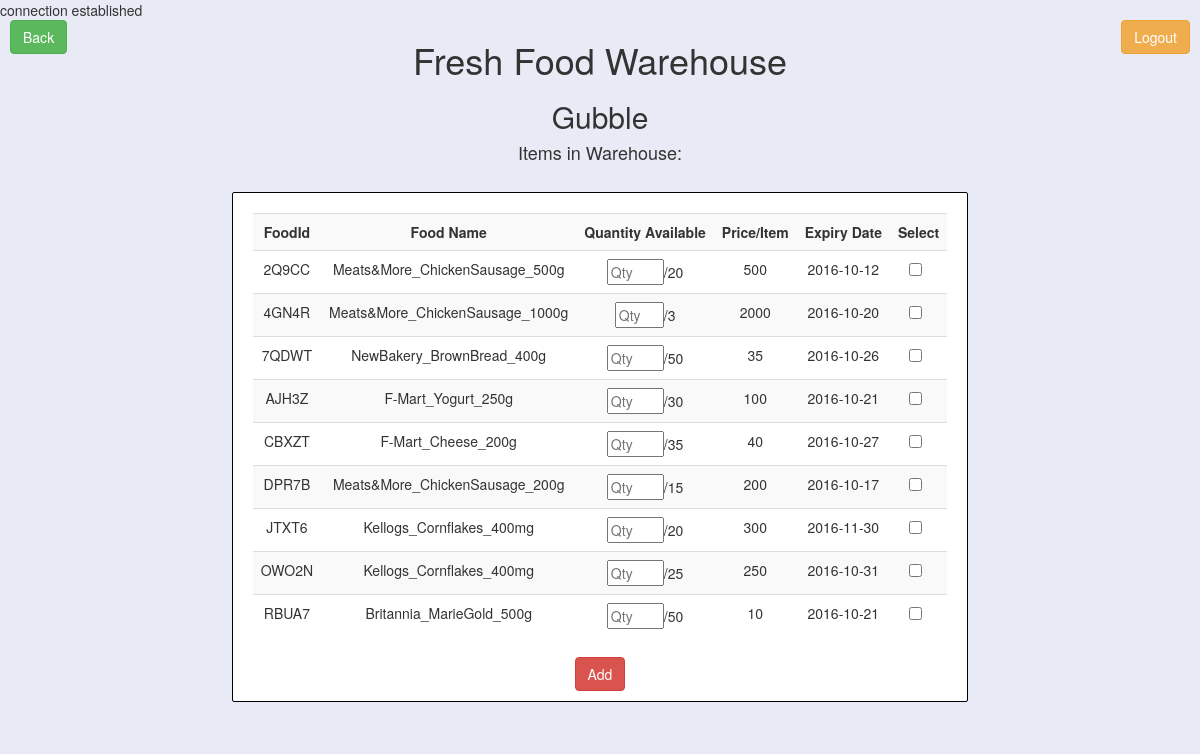
Screenshot of /neworder.php (signed in) with the database file from the repository.
### tables this page shows
CREATE TABLE `food` (
  `foodId` varchar(5) NOT NULL,
  `food_name` varchar(80) NOT NULL,
  `section` varchar(15) DEFAULT NULL,
  `s_id` int(11) NOT NULL,
  `addedon` date NOT NULL,
  `expiry_date` date NOT NULL,
  `qty` int(11) NOT NULL,
  `price` double NOT NULL,
  `sold` int(11) NOT NULL DEFAULT '0'
);

### neworder.php (the view, shortened to what this page needs)
<?php
require_once('connect.php');
if(isset($_SESSION['user_email']) && isset($_SESSION['s_id']))
{
   $store_name=$_SESSION['store_name'];
}
else
{
   $_SESSION['unlog']=1;
   header("Location:".get_base_url()."login.php");
   die();
}
?>
<html>
   <head>
      <link rel="stylesheet" type="text/css" href="bootstrap.min.css"/>
      <link rel="stylesheet" type="text/css" href="styles.css"/>
   </head>
   <body>
      <span class="rightFlex" id="log-out">
         <a href="logout.php" role="button" class="btn btn-warning">Logout</a>
      </span>
      <span class="leftFlex" id="go-back">
      <a href="welcomeb.php" role="button" class="btn btn-success">Back</a>
      </span>
      <h1 class="text-center">Fresh Food Warehouse</h1>
      <h2 class="text-center"><?php echo $store_name;?></h2>
      <h4 class="text-center">Items in Warehouse:</h4>
      <div class="centerFlex">
            <div class="container centerFlex">
               <form method="post" class="frm-wel" action="neworder.php">
                  <div>
                  </div>
               <div>
                  <?php
               $query="SELECT foodId,food_name,qty,price,expiry_date FROM food";
               $response=@mysqli_query($dbc,$query);
               $num_rows=mysqli_num_rows($response);
               if($num_rows>0){
                  echo '<table cellspacing="5" class="table table-striped centerFlex tble" cellpadding="10">
                  <tr><th class="text-center">FoodId</th>
                  <th class="text-center">Food Name</th>
                  <th class="text-center">Quantity Available</th>
                  <th class="text-center">Price/Item</th>
                  <th class="text-center">Expiry Date</th>
                  <th class="text-center">Select</th>
                  </tr>';
                  while($row=mysqli_fetch_array($response))
                  {
                     echo '<tr>
                     <td class="text-center">'.$row['foodId'].'</td>
                     <td class="text-center">'.$row['food_name'].'</td>
                     <td class="text-center">';
                     if($row['qty']>0)
                     {
                        echo '<input type="number" min="0" max="'.$row['qty'].'" name="qty_list['.$row['foodId'].'][]" placeholder="Qty">/'.$row['qty'];
                     }
                     else
                     {
                        echo '<input type="number" min="0" max="'.$row['qty'].'" name="qty_list['.$row['foodId'].'][]" placeholder="Qty" disabled>/'.$row['qty'];
                     }
                     echo '</td>
                     <td class="text-center">'.$row['price'].'</td>
                     <td class="text-center">'.$row['expiry_date'].'</td>
                     <td class="text-center">
                     <label class="checkbox-inline"><input type="checkbox" name="check_list['.$row['foodId'].']" value="'.$row['foodId'].'"></label>
                     </td>
                     </tr>';
                  }
                  echo '</table>';
               }
               else
               {
                  echo '<div class="text-center">No Items are being Sold!</div>';
               }
               ?>
            </div>
               <div class="text-center col-md-12">
                  <button type="submit" name="submit" class="btn btn-danger">Add</button>
               </div>
            </form>
            </div>
      </div>
   </body>
</html>

### styles.css (style rules this page uses)
body { box-sizing: border-box; background-color: #E8EAF6; }
.centerFlex { align-items: center; display: flex; justify-content: center; }
.rightFlex { align-items: right; display: flex; justify-content: right; }
.leftFlex { align-items: left; display: flex; justify-content: left; }
div { margin: 0px 50px 0px 50px; padding: 10px; }
div form div { margin: -10px auto -10px auto; }
.frm-wel { background-color: white; border: 1px solid black; border-radius: 2px; padding: 10px; color: black; }
.tble { font-size: 14px; background-color: white; padding-left: -25px; padding-right: -25px; }
#log-out { position: relative; }
#log-out a { position: absolute; top: 0px; right: 10px; }
#go-back { position: relative; }
#go-back a { position: absolute; top: 0px; left: 10px; }

### rows the page displays
food: foodId "2Q9CC", food_name "Meats&More_ChickenSausage_500g", qty "20", price "500", expiry_date "2016-10-12"
food: foodId "4GN4R", food_name "Meats&More_ChickenSausage_1000g", qty "3", price "2000", expiry_date "2016-10-20"
food: foodId "7QDWT", food_name "NewBakery_BrownBread_400g", qty "50", price "35", expiry_date "2016-10-26"
food: foodId "AJH3Z", food_name "F-Mart_Yogurt_250g", qty "30", price "100", expiry_date "2016-10-21"
food: foodId "CBXZT", food_name "F-Mart_Cheese_200g", qty "35", price "40", expiry_date "2016-10-27"
food: foodId "DPR7B", food_name "Meats&More_ChickenSausage_200g", qty "15", price "200", expiry_date "2016-10-17"
food: foodId "JTXT6", food_name "Kellogs_Cornflakes_400mg", qty "20", price "300", expiry_date "2016-11-30"
food: foodId "OWO2N", food_name "Kellogs_Cornflakes_400mg", qty "25", price "250", expiry_date "2016-10-31"
food: foodId "RBUA7", food_name "Britannia_MarieGold_500g", qty "50", price "10", expiry_date "2016-10-21"

### other values shown
$store_name "Gubble"
